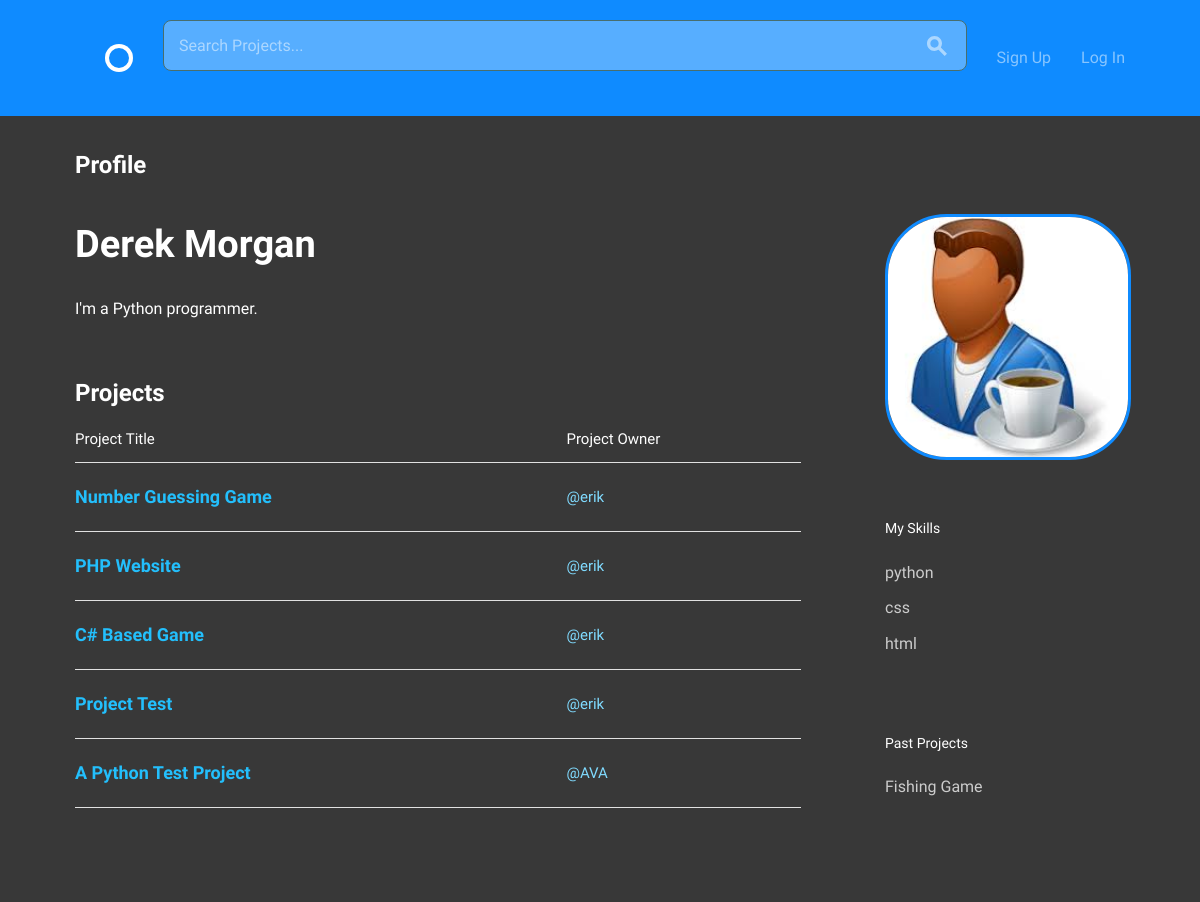
The app's page /profile/1 with its own data.
### stb_app/models.py (models this page shows, shortened)
class UserProfile(models.Model):
    name = models.CharField(max_length=50)
    user = models.OneToOneField(settings.AUTH_USER_MODEL,
                                on_delete=models.CASCADE,
                                related_name="user_profile")
    bio = models.TextField(max_length=250, default="")
    avatar = models.ImageField(default='default.jpg',
                               upload_to='profile_pictures')
    skills = models.ManyToManyField("Skill",
                                    related_name="user_skills")
    projects = models.ManyToManyField("Project",
                                      related_name="user_projects")

class Project(models.Model):
    project_title = models.CharField(max_length=50)
    project_owned_by = models.ForeignKey(settings.AUTH_USER_MODEL,
                                         on_delete=models.CASCADE,
                                         related_name="project_owner")
    project_description = models.TextField()
    project_timeline = models.TextField()
    project_application = models.TextField()

class User(AbstractBaseUser):
    email = models.EmailField(unique=True)
    username = models.CharField(max_length=50, unique=True)
    is_staff = models.BooleanField(default=False)
    joined_on = models.DateTimeField(default=timezone.now)
    objects = UserManager()
    USERNAME_FIELD = "email"
    REQUIRED_FIELDS = ["username"]
    def __str__(self):
        return "@{}".format(self.username)

class Position(models.Model):
    position_name = models.CharField(max_length=50)
    position_description = models.TextField()
    project = models.ForeignKey(Project,
                                on_delete=models.CASCADE,
                                related_name="project_position")
    position_filled = models.ForeignKey(User,
                                        on_delete=models.CASCADE,
                                        related_name="position_filled_by",
                                        blank=True,
                                        null=True)

class Skill(models.Model):
    skill_name = models.CharField(max_length=50)

class PastProjects(models.Model):
    project_title = models.CharField(max_length=50)
    project_owned_by = models.ForeignKey(settings.AUTH_USER_MODEL,
                                         on_delete=models.CASCADE,
                                         related_name="past_project_owner")

### stb_app/views.py (the view)
# urls.py: path('profile/<int:pk>', views.profile, name='profile'),
def profile(request, pk):
    profile = get_object_or_404(models.UserProfile, pk=pk)
    my_projects = models.Project.objects.filter(project_owned_by=profile.user)
    my_past_projects = models.PastProjects.objects.filter(
        project_owned_by=profile.user)
    positions = models.Position.objects.filter(
        position_filled=profile.user)
    context = {'profile': profile,
               'positions': positions,
               'my_projects': my_projects,
               'my_past_projects': my_past_projects}
    return render(request, 'stb_app/profile.html', context)

### stb_app/templates/stb_app/profile.html (shortened to what this page needs)
{% extends 'stb_app/layout.html' %}
{% block body %}
  <div class="bounds circle--page">
    <div class="circle--page--header circle--fluid">
      <div class="circle--fluid--cell circle--fluid--primary">
        <h2>Profile</h2>
      </div>
    </div>
    <div class="grid-70">
      <h1>{{ profile.name }}</h1>
      <div class="circle--article--body">
        <p>{{ profile.bio }}</p>
      </div>
      <h2>Projects</h2>
      <table class="u-full-width circle--table">
        <thead>
          <tr>
            <th>Project Title</th>
            <th class="circle--cell--right">Project Owner</th>
          </tr>
        </thead>
        <tbody>
          {% for my_project in profile.projects.all %}
            <tr class="clickable-row" data-href="{% url 'social_team_builder:project' project_pk=my_project.pk%}">
              <td>
                <h3>{{ my_project.project_title }}</h3>
              </td>
              <td class="circle--cell--right">
                <span class="secondary-label">
                  {{ my_project.project_owned_by }}
                </span>
              </td>
            </tr>
          {% endfor %}
          {% if positions %}
            {% for position in positions %}
              <tr class="clickable-row" data-href="{% url 'social_team_builder:project' project_pk=position.project.pk%}">
                <td>
                  <h3>{{ position.project.project_title }}</h3>
                </td>
                <td class="circle--cell--right">
                  <span class="secondary-label">{{ position.project.project_owned_by }}</span>
                </td>
              </tr>
            {% endfor %}
          {% endif %}
        </tbody>
      </table>
    </div>
    <div class="grid-25 grid-push-5">
      <div class="circle--secondary--module">
          {% if profile.avatar %}
            <img src="{{ profile.avatar.url }}" />
          {% endif %}
      </div>
      <div class="circle--secondary--module">
        <h4>My Skills</h4>
        <ul class="unloaded">
          {% for skill in profile.skills.all %}
              <li>{{ skill.skill_name }}</li>
          {% endfor %}
        </ul>
      </div>
      <div class="circle--secondary--module">
        <h4>Past Projects</h4>
        <ul class="circle--link--list">
          {% for project in my_past_projects %}
                <li>{{ project.project_title }}</li>
          {% endfor %}
        </ul>
      </div>
    </div>
  </div>
{% endblock %}

### stb_app/templates/stb_app/layout.html (shortened to what this page needs)
{% load staticfiles %}
{% load template_tags %}
<!DOCTYPE html>
<html lang="en">
<head>
  <link rel="stylesheet" href="{% static 'stb_app/css/global.css' %}">
  <link rel="stylesheet" href="{% static 'stb_app/css/custom.css' %}">
  <link rel="stylesheet" href="https://cdnjs.cloudflare.com/ajax/libs/font-awesome/4.7.0/css/font-awesome.min.css">
</head>
<body>
  <header class="circle--header">
    <div class="bounds">
      <div class="circle--fluid">
        <div class="circle--fluid--cell">
        </div>
        <div class="circle--fluid--cell">
          <h1 class="hide-text circle--logo"><a class="logo" href="{% url 'social_team_builder:home' %}">Circle</a></h1>
        </div>
        <div class="circle--fluid--cell circle--fluid--primary">
          <div class="circle--search">
            <form action="{% url 'social_team_builder:search' %}" method="GET">
              <input type="search" placeholder="Search Projects..." name="term">
              <button type="submit">
            </button>
            </form>
          </div>
        </div>
        <div class="circle--fluid--cell circle--fluid--secondary">
          <nav>
            <ul class="circle--inline">
              {% if user.is_authenticated %}
              <li><a style="text-decoration:none;" href="{% url 'social_team_builder:my_profile' %}">Profile</a></li>
              <li><a href="{% url 'logout' %}">Log Out</a></li>
              {% else %}
              <li><a href="{% url 'sign_up' %}">Sign Up</a></li>
              <li><a href="{% url 'login' %}">Log In</a></li>
              {% endif %}
            </ul>
          </nav>
        </div>
      </div>
    </div>
  </header>
  {% block body %}
  {% endblock %}
</body>
</html>

### stb_app/static/stb_app/css/custom.css (style rules this page uses)
a { color: #23bffc; background-color: transparent; }
body { margin: 0; background: #383838; }
h1, h2, h3, h4, h5, h6 { margin-top: 0; margin-bottom: 2rem; font-weight: bold; font-family: "Work Sans", sans-serif; color: #ffffff; }
img { height: 100%; width: 100%; border-radius: 25%; border:3px solid; border-color: #0f8bff; }
input, select, textarea { background-color: #000000; color: #ffffff; border-color: #0f8bff; }
p { color: #ffffff; }
th { color: #ffffff; font-weight: normal; }
.circle--secondary--module > h1, .circle--secondary--module > h2, .circle--secondary--module > h3, .circle--secondary--module > h4, .circle--secondary--module > h5, .circle--secondary--module > h6 { font-family: "Cousine"; color: #ffffff; font-size: 1.4rem; font-weight: normal; }
.circle--header { background: #0f8bff; padding: 20px 0; margin-bottom: 30px; }
.clickable-row h3 { color: #23bffc; }
.clickable-row td { cursor: pointer; color: #80dbff; }

### records on screen
UserProfile: name "Derek Morgan", bio "I'm a Python programmer.", avatar (picture)
Project: project_title "Number Guessing Game", project_owned_by "@erik"
Project: project_title "PHP Website", project_owned_by "@erik"
Project: project_title "C# Based Game", project_owned_by "@erik"
Project: project_title "Project Test", project_owned_by "@erik"
Position: project.project_title "A Python Test Project", project.project_owned_by "@AVA"
Skill: skill_name "python"
Skill: skill_name "css"
Skill: skill_name "html"
PastProjects: project_title "Fishing Game"
